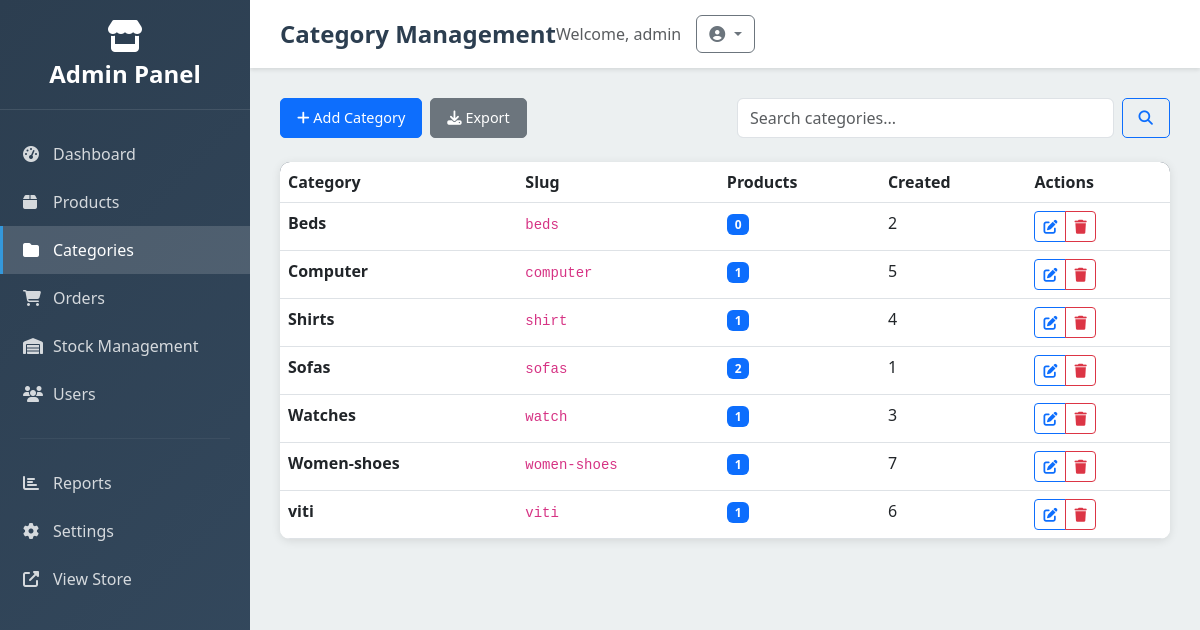
The app's page /dashboard/categories/ (signed in) with its own data.
### products/models.py (models this page shows, shortened)
class Category(models.Model):
    name = models.CharField(max_length=255)
    slug = models.SlugField(unique=True)
    class Meta:
        ordering =('name',)

### core/admin_views.py (the view)
# urls.py: path('dashboard/categories/', admin_views.admin_category_list, name='admin_category_list'),
@login_required
@user_passes_test(is_admin)
def admin_category_list(request):
    categories = Category.objects.annotate(product_count=Count('product')).order_by('name')
    context = {
        'categories': categories,
    }
    return render(request, 'admin_management/category_list.html', context)

### cart/context_processors.py (called while the page is built)
def cart(request):
    return {'cart': Cart(request)}

### core/admin_views.py (called while the page is built)
def is_admin(user):
    return user.is_authenticated and (user.is_staff or user.is_superuser)

### templates/admin_management/category_list.html (shortened to what this page needs)
{% extends 'admin_management/base.html' %}
{% block page_title %}Category Management{% endblock %}
{% block content %}
<div class="row mb-4">
    <div class="col-md-6">
        <div class="d-flex gap-2">
            <a href="#" class="btn btn-admin btn-primary" onclick="showAddCategoryModal()">
                <i class="fas fa-plus"></i> Add Category
            </a>
            <button class="btn btn-admin btn-secondary" onclick="exportCategories()">
                <i class="fas fa-download"></i> Export
            </button>
        </div>
    </div>
    <div class="col-md-6">
        <form method="GET" class="d-flex gap-2" id="filterForm">
            <input type="text" name="search" class="form-control" placeholder="Search categories..." value="{{ request.GET.search }}" id="searchInput">
            <button type="submit" class="btn btn-admin btn-outline-primary">
                <i class="fas fa-search"></i>
            </button>
        </form>
    </div>
</div>
<div class="admin-table">
    <div class="table-responsive">
        <table class="table table-hover mb-0">
            <thead>
                <tr>
                    <th>Category</th>
                    <th>Slug</th>
                    <th>Products</th>
                    <th>Created</th>
                    <th>Actions</th>
                </tr>
            </thead>
            <tbody>
                {% for category in categories %}
                <tr>
                    <td>
                        <strong>{{ category.name }}</strong>
                    </td>
                    <td>
                        <code>{{ category.slug }}</code>
                    </td>
                    <td>
                        <span class="badge bg-primary">{{ category.product_count }}</span>
                    </td>
                    <td>{{ category.id|default:"N/A" }}</td>
                    <td>
                        <div class="btn-group btn-group-sm">
                            <button class="btn btn-outline-primary" onclick="editCategory({{ category.id }})" title="Edit">
                                <i class="fas fa-edit"></i>
                            </button>
                            <button class="btn btn-outline-danger" onclick="deleteCategory({{ category.id }})" title="Delete">
                                <i class="fas fa-trash"></i>
                            </button>
                        </div>
                    </td>
                </tr>
                {% endfor %}
            </tbody>
        </table>
    </div>
</div>
{% endblock %}

### templates/admin_management/base.html (shortened to what this page needs)
<!DOCTYPE html>
<html lang="en">
<head>
    <link href="https://cdn.jsdelivr.net/npm/bootstrap@5.3.0/dist/css/bootstrap.min.css" rel="stylesheet">
    <link rel="stylesheet" href="https://cdnjs.cloudflare.com/ajax/libs/font-awesome/6.4.0/css/all.min.css">
</head>
<body>
    <aside class="sidebar" id="sidebar">
        <div class="sidebar-header">
            <i class="fas fa-store fa-2x mb-2"></i>
            <h3>Admin Panel</h3>
        </div>
        <nav class="sidebar-menu">
            <a href="{% url 'admin_dashboard' %}" class="sidebar-item {% if request.resolver_match.url_name == 'admin_dashboard' %}active{% endif %}">
                <i class="fas fa-tachometer-alt"></i>
                Dashboard
            </a>
            <a href="{% url 'admin_product_list' %}" class="sidebar-item {% if 'product' in request.resolver_match.url_name %}active{% endif %}">
                <i class="fas fa-box"></i>
                Products
            </a>
            <a href="{% url 'admin_category_list' %}" class="sidebar-item {% if 'category' in request.resolver_match.url_name %}active{% endif %}">
                <i class="fas fa-folder"></i>
                Categories
            </a>
            <a href="{% url 'admin_order_list' %}" class="sidebar-item {% if 'order' in request.resolver_match.url_name %}active{% endif %}">
                <i class="fas fa-shopping-cart"></i>
                Orders
            </a>
            <a href="{% url 'admin_stock_list' %}" class="sidebar-item {% if 'stock' in request.resolver_match.url_name %}active{% endif %}">
                <i class="fas fa-warehouse"></i>
                Stock Management
            </a>
            <a href="{% url 'admin_user_list' %}" class="sidebar-item {% if 'user' in request.resolver_match.url_name %}active{% endif %}">
                <i class="fas fa-users"></i>
                Users
            </a>
            <hr style="border-color: rgba(255,255,255,0.2); margin: 20px;">
            <a href="{% url 'admin_reports' %}" class="sidebar-item">
                <i class="fas fa-chart-bar"></i>
                Reports
            </a>
            <a href="{% url 'admin_settings' %}" class="sidebar-item">
                <i class="fas fa-cog"></i>
                Settings
            </a>
            <a href="{% url 'home' %}" class="sidebar-item">
                <i class="fas fa-external-link-alt"></i>
                View Store
            </a>
        </nav>
    </aside>
    <main class="main-content">
        <div class="top-bar">
            <h1 class="page-title">{% block page_title %}Admin Panel{% endblock %}</h1>
            <div class="user-menu">
                <span class="text-muted">Welcome, {{ user.username }}</span>
                <div class="dropdown">
                    <button class="btn btn-outline-secondary dropdown-toggle" type="button" data-bs-toggle="dropdown">
                        <i class="fas fa-user-circle"></i>
                    </button>
                </div>
            </div>
        </div>
        <div class="content-area">
            {% block content %}{% endblock %}
        </div>
    </main>
</body>
</html>

### templates/admin_management/base.html (style rules this page uses)
:root { --sidebar-width: 250px; --primary-color: #2c3e50; --secondary-color: #34495e; --accent-color: #3498db; --success-color: #27ae60; --warning-color: #f39c12; --danger-color: #e74c3c; --light-bg: #ecf0f1; --dark-text: #2c3e50; }
body { font-family: 'Segoe UI', Tahoma, Geneva, Verdana, sans-serif; background-color: var(--light-bg); }
.sidebar { position: fixed; top: 0; left: 0; height: 100vh; width: var(--sidebar-width); background: linear-gradient(135deg, var(--primary-color), var(--secondary-color)); color: white; z-index: 1000; overflow-y: auto; transition: transform 0.3s ease; }
.sidebar-header { padding: 20px; text-align: center; border-bottom: 1px solid rgba(255,255,255,0.1); }
.sidebar-header h3 { margin: 0; font-size: 1.5rem; font-weight: bold; }
.sidebar-menu { padding: 20px 0; }
.sidebar-item { padding: 12px 20px; display: flex; align-items: center; color: rgba(255,255,255,0.8); text-decoration: none; transition: all 0.3s ease; border-left: 3px solid transparent; }
.sidebar-item.active { background-color: rgba(255,255,255,0.15); color: white; border-left-color: var(--accent-color); }
.sidebar-item i { width: 20px; margin-right: 10px; }
.main-content { margin-left: var(--sidebar-width); min-height: 100vh; transition: margin-left 0.3s ease; }
.top-bar { background: white; padding: 15px 30px; box-shadow: 0 2px 4px rgba(0,0,0,0.1); display: flex; justify-content: between; align-items: center; }
.page-title { font-size: 1.5rem; font-weight: 600; color: var(--dark-text); margin: 0; }
.user-menu { display: flex; align-items: center; gap: 15px; }
.content-area { padding: 30px; }
.admin-table { background: white; border-radius: 10px; overflow: hidden; box-shadow: 0 2px 10px rgba(0,0,0,0.1); }
.admin-table thead { background: var(--primary-color); color: white; }
.btn-admin { padding: 8px 16px; border-radius: 5px; font-size: 0.9rem; transition: all 0.3s ease; }

### records on screen
Category: name "Beds", slug "beds", product_count "0", id "2"
Category: name "Computer", slug "computer", product_count "1", id "5"
Category: name "Shirts", slug "shirt", product_count "1", id "4"
Category: name "Sofas", slug "sofas", product_count "2", id "1"
Category: name "Watches", slug "watch", product_count "1", id "3"
Category: name "Women-shoes", slug "women-shoes", product_count "1", id "7"
Category: name "viti", slug "viti", product_count "1", id "6"

### other values on screen
{{ user.username }} "admin"
